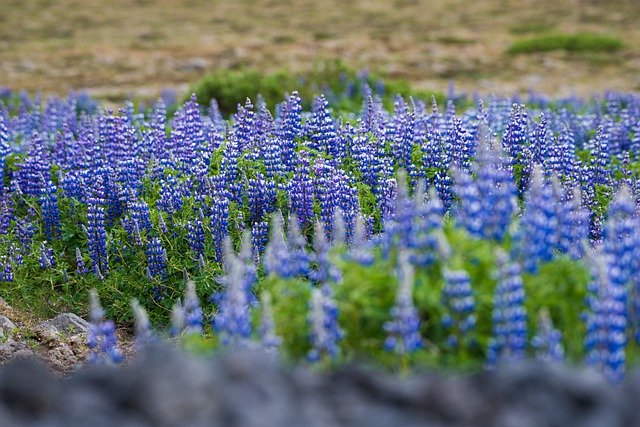
#> input picture opencv_practice/a.jpg, 640 x 427 px
$ jupyter execute --allow-errors '210806 revision1.ipynb'   (text cells are left out)
#> lines starting #> are read from the running program, lines starting #| are printed output that depends on the picture
[cell 1]
import cv2
import numpy as np

[cell 2]
import cv2
import numpy as np


img1 = np.empty((200,300),dtype=np.uint8)

img2 = np.zeros((200,300,3),dtype=np.uint8)

#그레이스케일 이미지, 흰바탕
img3 = np.ones((200,300),dtype=np.uint8)*255

#> (the rest of this cell did not finish here and is left out)

[cell 3]
img = cv2.imread('a.jpg',cv2.IMREAD_COLOR)
#> img is the input picture: shape (427, 640, 3); mean B, G, R 116.7, 113.7, 102.9

gray = cv2.imread('a.jpg',cv2.IMREAD_GRAYSCALE)
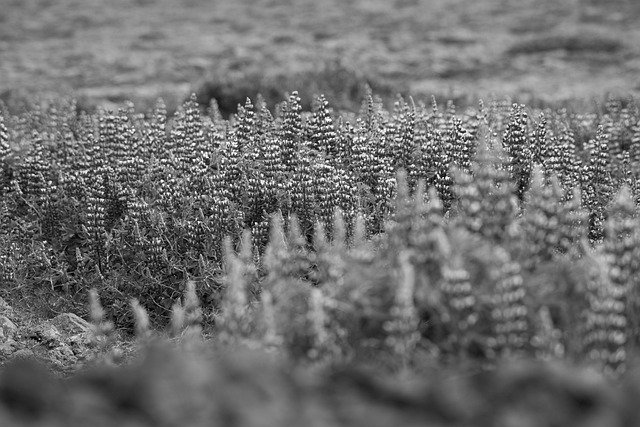
#> gray: shape (427, 640); min 0, max 255, mean 110.8

cv2.imshow('img',img)
cv2.imshow('gray',gray)


cv2.waitKey(0)
cv2.destroyAllWindows()

[cell 4]
import cv2
import matplotlib.pyplot as plt


img = cv2.imread('a.jpg')

#matplotlib bgr=> rgb
# b,g,r = cv2.split(img)
# img = cv2.merge([r,g,b])

img = cv2.cvtColor(img,cv2.COLOR_BGR2RGB)


plt.plot()
plt.imshow(img)

[cell 5]
import cv2

#카메라 오픈
cap = cv2.VideoCapture(0)
#사용할 코덱 생성
codec = cv2.VideoWriter_fourcc(*'DIVX')

#동영상 작성자 객체 생성
out = cv2.VideoWriter('210806.avi',codec,25.0,(640,480))

while cap.isOpened():
    ret, frame = cap.read()
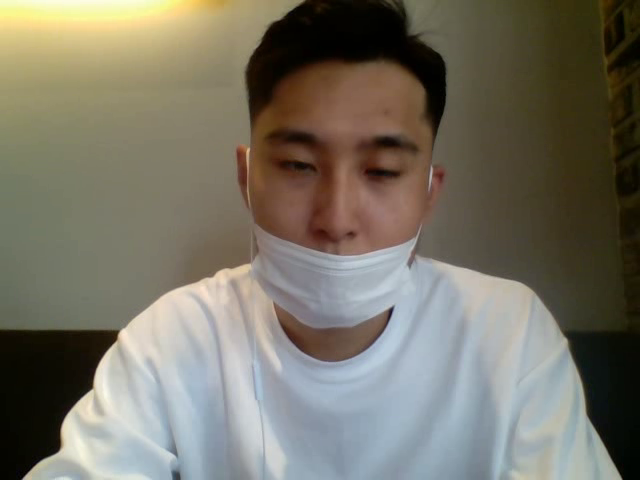
#> input picture frame 28 of opencv_practice/210806.avi, 640 x 480 px, given in place of the camera
#> frame is the input picture: shape (480, 640, 3); mean B, G, R 101.9, 115.2, 119.5
    if ret:
        # 동영상 작성
        out.write(frame)
        cv2.imshow('frame', frame) # 현재 frame을 윈도우에 출력
        if cv2.waitKey(1) & 0xFF == ord('q'):
#> (key q is pressed here)
            break
    else:
        break


cap.release()
out.release()
cv2.destroyAllWindows()

[cell 6]
import cv2
import numpy as np

src = cv2.imread('c.jpg')
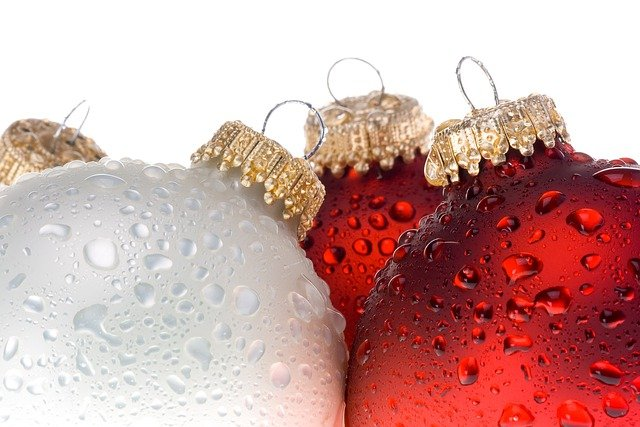
#> input picture opencv_practice/c.jpg, 640 x 427 px
#> src is the input picture: shape (427, 640, 3); mean B, G, R 160.8, 164.3, 205.8
h,w,c = src.shape
#> h = 427; w = 640; c = 3
dst = np.full((h,w,c),[255,255,255],dtype=np.uint8)

p0 = None
p1 = None
roi = None


cv2.imshow('src',src)
cv2.imshow('dst',dst)

#좌표 따기
def handler_src(event,x,y,flags,param):
    global p0, p1
    if event == cv2.EVENT_LBUTTONDOWN:
        p0 = (x,y)
    elif event == cv2.EVENT_LBUTTONUP:
        p1 = (x,y)
        make_roi()

def make_roi():
    global roi
    roi = src[p0[1]:p1[1],p0[0]:p1[0]]

def handler_dst(event,x,y,flags,param):
    global roi

    if event == cv2.EVENT_LBUTTONDOWN:
        if roi is not None:
            h,w,_ = roi.shape
            dst[y:y+h,x:x+h] = roi
            cv2.imshow('dst',dst)
            roi = None

cv2.setMouseCallback('src',handler_src)
cv2.setMouseCallback('dst',handler_dst)

while True:
    if cv2.waitKey(0) & 0xFF == 27:
#> (key q is pressed here)
        break

cv2.waitKey(0)
cv2.destroyAllWindows()

[cell 7]
def saturate_contrast2(p, num):
#> called with num = 0.2
    pic = p.copy()
    pic = pic.astype('int32')
    pic = np.clip(pic+(pic-128)*num, 0, 255)
    pic = pic.astype('uint8')
    return pic

original = cv2.imread('a.jpg')
img = saturate_contrast2(original,0.2)

cv2.imshow('original',original)
cv2.imshow('img',img)
cv2.waitKey(0)
cv2.destroyAllWindows()

#> (a cell that did not finish here is left out)

[cell 9]
import cv2
import numpy as np

kernel = np.array([-1,-1,0,-1,0,1,0,1,1]).reshape(3,3)
img = cv2.imread('b.jpg',0)
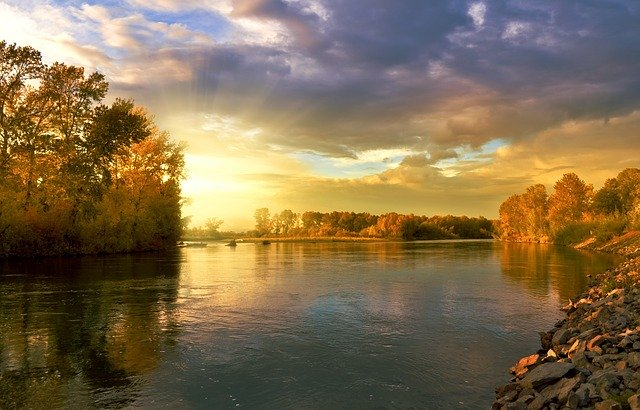
#> input picture opencv_practice/b.jpg, 640 x 410 px
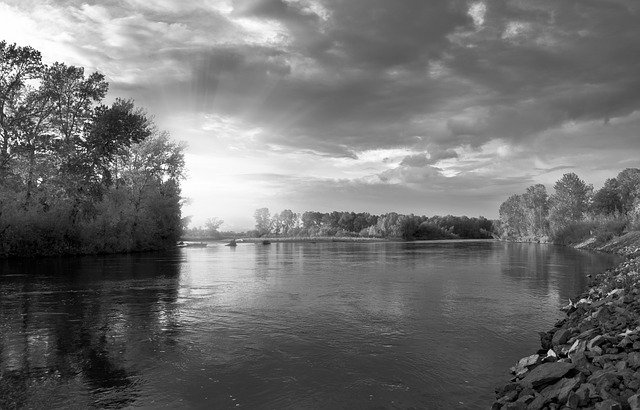
#> img: shape (410, 640); min 0, max 255, mean 112
dst = cv2.filter2D(img,-1,kernel,None,(-1,-1),128)
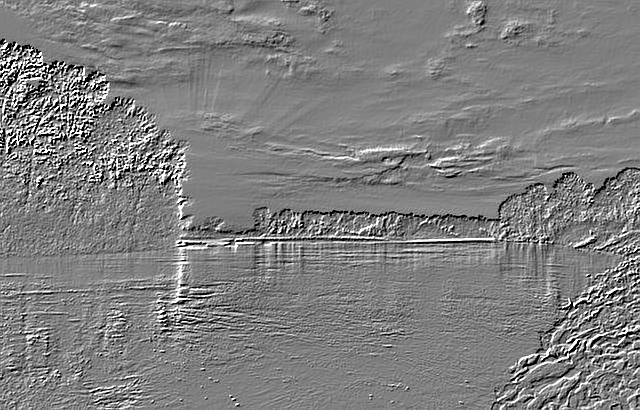
#> dst: shape (410, 640); min 0, max 255, mean 127.1
cv2.imshow('img',img)
cv2.imshow('dst',dst)
cv2.waitKey(0)
cv2.destroyAllWindows()

[cell 10]
img = cv2.imread('b.jpg',0)
k = 5 # 커널의 크기가 커질수록 뭉개짐이 심해짐
kernel = np.ones((k,k))/(k*k)
dst = cv2.filter2D(img,-1,kernel)
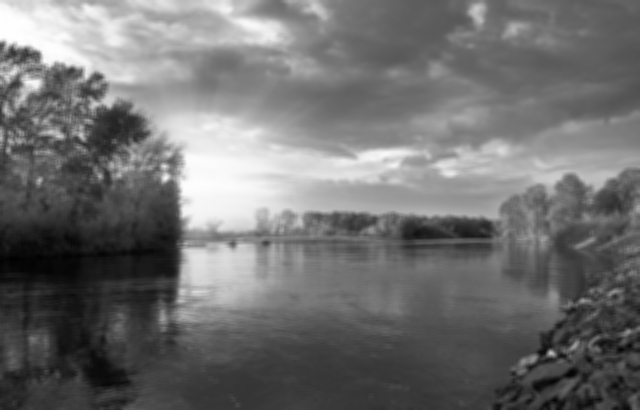
#> dst: shape (410, 640); min 1, max 254, mean 112
cv2.imshow('img',img)
cv2.imshow('dst',dst)
cv2.waitKey(0)
cv2.destroyAllWindows()

[cell 11]
img = cv2.imread('b.jpg',0)
cv2.imshow('img',img)

for i in range(1,6):
    dst = cv2.GaussianBlur(img,(5,5),i)
    cv2.imshow('dst'+str(i),dst)

cv2.waitKey(0)
cv2.destroyAllWindows()

[cell 12]
import cv2
import numpy as np

img = cv2.imread('c.jpg')
h,w,c  = img.shape

#변환 행렬 ,x축으로 -100, y축으로 -200 이동
M=np.float32([[1,0,+100],[0,1,+200]])

dst = cv2.warpAffine(img,M,(w,h))
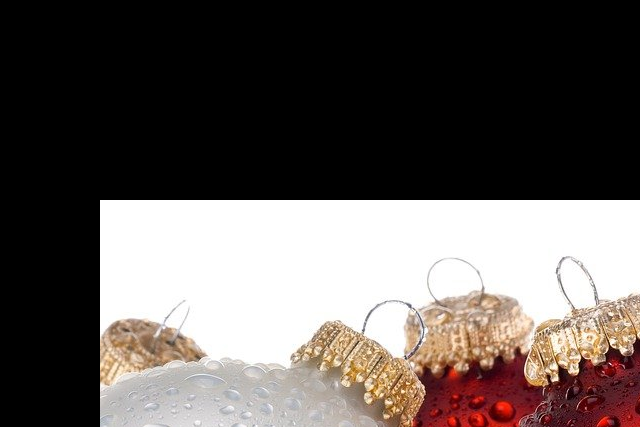
#> dst: shape (427, 640, 3); mean B, G, R 87, 90, 97.2
cv2.imshow('Original',img)
cv2.imshow('Translation',dst)

cv2.waitKey(0)
cv2.destroyAllWindows()

[cell 13]
import cv2
import numpy as np

img = cv2.imread('c.jpg')

h,w,c = img.shape

# 이미지의 중심점을 기준으로 90도 회전하면서 0.5배 스케일
M = cv2.getRotationMatrix2D((w/2,h/2),-90,1.2)
#> M = [[7.35e-17, -1.2, 576.2], [1.2, 7.35e-17, -170.5]]

dst = cv2.warpAffine(img,M,(w,h))
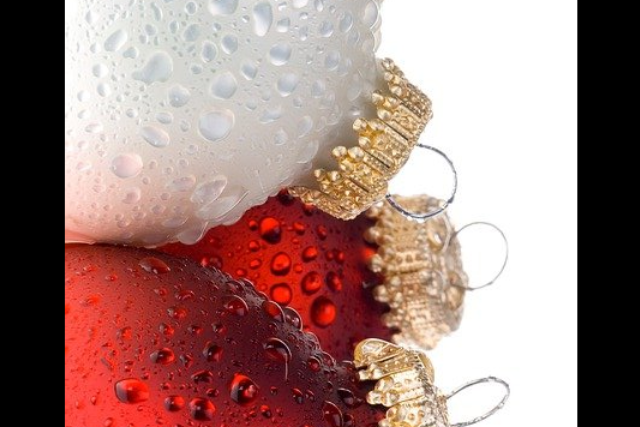
#> dst: shape (427, 640, 3); mean B, G, R 125.2, 130, 161


cv2.imshow('original',img)
cv2.imshow('Rotation',dst)

cv2.waitKey(0)
cv2.destroyAllWindows()
